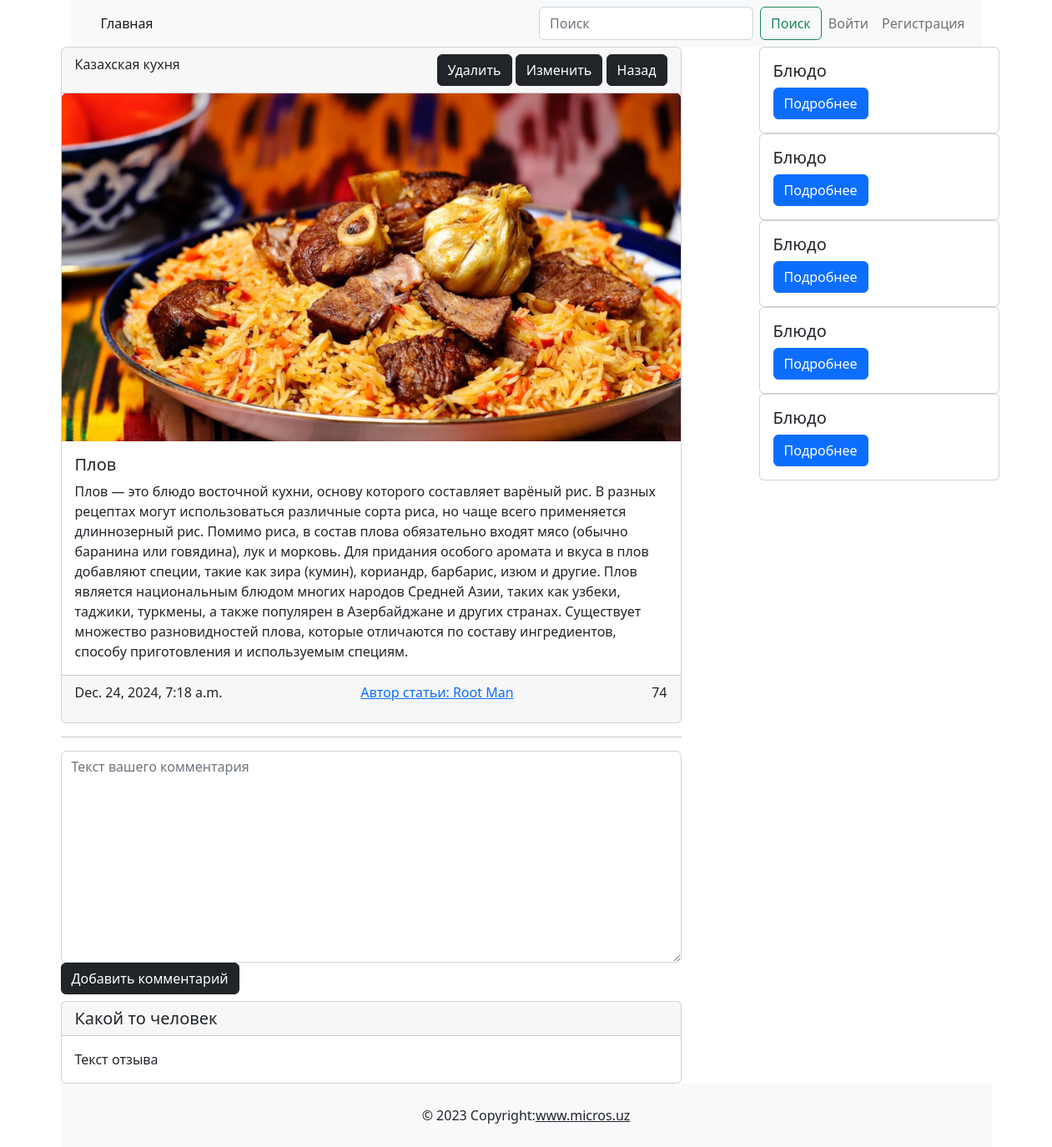
The page /post/plov on the database its author committed.
### main/models.py (models this page shows, shortened)
class Post(models.Model):
    title = models.CharField(max_length=255, unique=True)
    slug = models.SlugField(max_length=255, unique=True)
    photo = models.ImageField(upload_to='photo/%y/%m/%d', blank=True, null=True)
    author = models.ForeignKey(CustomUser, on_delete=models.CASCADE)
    category = models.ForeignKey('Category', on_delete=models.CASCADE, related_name='posts')
    content = models.TextField()
    created_at = models.DateTimeField(auto_now_add=True)
    updated_at = models.DateTimeField(auto_now=True)
    available = models.BooleanField(default=True)
    class Meta:
        ordering = ['-created_at']
        verbose_name = 'Post'
        verbose_name_plural = 'Posts'

class Category(models.Model):
    name= models.CharField(max_length=100, unique=True)
    slug = models.SlugField(max_length=100, unique=True)

### users/models.py (models this page shows)
class CustomUser(AbstractUser):
    image = models.ImageField(upload_to='profile_images/%Y/%m/%d', blank=True, null=True)
    phonenumber = models.CharField(max_length=13, blank=True, null=True)
    address = models.CharField(max_length=100, blank=True, null=True)
    def __str__(self):
        return self.get_full_name()

### main/views.py (the view)
# urls.py: path('post/<slug:post_slug>', views.detail_page, name='detail_page'),
def detail_page(request, post_slug):
    post = get_object_or_404(Post, slug=post_slug)
    data = {
        'post': post
    }
    return render(request, 'main/detail_page.html', data)

### main/templates/main/detail_page.html (shortened to what this page needs)
{% extends "base.html" %}
        {% block content %}
        <main>
            <div class="d-flex justify-content-between"><div class="col-8">
                <div class="card"><div class="card-header d-flex justify-content-between">{{post.category.name}}
                    <div>
                        <a href="#!" class="btn btn-dark">Удалить</a>
                        <a href="#!" class="btn btn-dark">Изменить</a>
                        <a href="#!" class="btn btn-dark">Назад</a>
                    </div>
                </div>
                    <img src="{% if post.photo %}{{post.photo.url}}{% else %}https://www.raumplus.ru/upload/iblock/99e/Skoro-zdes-budet-foto.jpg{% endif %}" class="card-img-top" width="300" alt=""><div class="card-body">
                    <h5 class="card-title">{{ post.title }}</h5>
                    <p class="card-text">
                        {{ post.content }}
                    </p>
                </div>
                    <div class="card-footer d-flex justify-content-between"><p class="card-text">{{ post.updated_at }}</p>
                        <a href="/profile/1">Автор статьи: {{post.author}}</a>
                        <p class="card-text">74</p>
                    </div>
                </div>
                <hr>
                <form action="#!" method="post" , enctype="multipart/form-data">
                    <textarea name="text" cols="40" rows="10" class="form-control" placeholder="Текст вашего комментария" required id="id_text"></textarea>
                    <button class="btn btn-dark" type="submit">Добавить комментарий</button>
                </form>
                <div class="card mt-2"><h5 class="card-header">Какой то человек</h5>
                    <div class="card-body">
                        <p class="card-text">Текст отзыва</p>
                    </div>
                </div>
            </div>
            <div class="col-1"></div>
            <div class="col-4">
                <div class="card" style="width: 18rem;">
                    <div class="card-body"><h5 class="card-title">Блюдо</h5><a href="#!" class="btn btn-primary">Подробнее</a></div>
                </div>
                <div class="card" style="width: 18rem;">
                    <div class="card-body"><h5 class="card-title">Блюдо</h5><a href="#!" class="btn btn-primary">Подробнее</a></div>
                </div>
                <div class="card" style="width: 18rem;">
                    <div class="card-body"><h5 class="card-title">Блюдо</h5><a href="#!" class="btn btn-primary">Подробнее</a></div>
                </div>
                <div class="card" style="width: 18rem;">
                    <div class="card-body"><h5 class="card-title">Блюдо</h5><a href="#!" class="btn btn-primary">Подробнее</a></div>
                </div>
                <div class="card" style="width: 18rem;">
                    <div class="card-body"><h5 class="card-title">Блюдо</h5><a href="#!" class="btn btn-primary">Подробнее</a></div>
                </div>
            </div>
            </div>
        </main>
        {% endblock content %}

### main/static/main/css/styles.css (style rules this page uses)
html, body { height: 100%; margin: 0; display: flex; flex-direction: column; }
main { flex: 1; }

### rows shown on the page
Post: category.name "Казахская кухня", photo (picture), title "Плов", content "Плов — это блюдо восточной кухни, основу которого составляет варёный рис. В разных рецептах могут использоваться различные сорта риса, но чаще всего применяется длиннозерный рис. Помимо риса, в состав плова обязательно входят мясо (обычно баранина или говядина), лук и морковь. Для придания особого аромата и вкуса в плов добавляют специи, такие как зира (кумин), кориандр, барбарис, изюм и другие. Плов является национальным блюдом многих народов Средней Азии, таких как узбеки, таджики, туркмены, а также популярен в Азербайджане и других странах. Существует множество разновидностей плова, которые отличаются по составу ингредиентов, способу приготовления и используемым специям.", updated_at "Dec. 24, 2024, 7:18 a.m.", author "Root Man"
